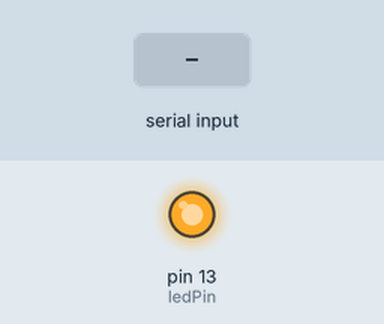
A sketch run on a simulated Arduino Uno, built with avr-gcc and run on an emulated ATmega328P. Shown: output pins drawn as LEDs (lit = HIGH). The inputs (shaded band) are chosen by the test bench. MIDI output is not drawn; what the sketch prints to the serial monitor is not drawn.

Above: at 2.0 s.
2.1 s: "1" received over the second serial link
Timing chart, 0 to 5.1 s (numbered marks = the images above; inputs shaded):
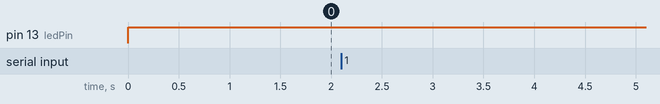

The sketch:

RN42Config.ino
```cpp
// (licence header left out)
#include <MIDI.h>


#include <SoftwareSerial.h>

SoftwareSerial bluetoothSerial(10, 11); //(RX, TX)
MIDI_CREATE_DEFAULT_INSTANCE();

static const unsigned ledPin = 13;

void setup()
{
  Serial.begin(115200);
  bluetoothSerial.begin(115200);
      pinMode(ledPin, OUTPUT);
    MIDI.begin(4);
}

void loop() {


        digitalWrite(ledPin, HIGH);
        MIDI.sendNoteOn(42, 127, 1);    // Send a Note (pitch 42, velo 127 on channel 1)
        delay(1000);
          if (bluetoothSerial.available())
  {
    Serial.print((char)bluetoothSerial.read());
  }
  if (Serial.available())
  {
    bluetoothSerial.print((char)Serial.read());
  }// Wait for a second
        MIDI.sendNoteOff(42, 0, 1);     // Stop the note
        digitalWrite(ledPin, LOW);
          if (bluetoothSerial.available())
  {
    Serial.print((char)bluetoothSerial.read());
  }
  if (Serial.available())
  {
    bluetoothSerial.print((char)Serial.read());
  }
}
```
